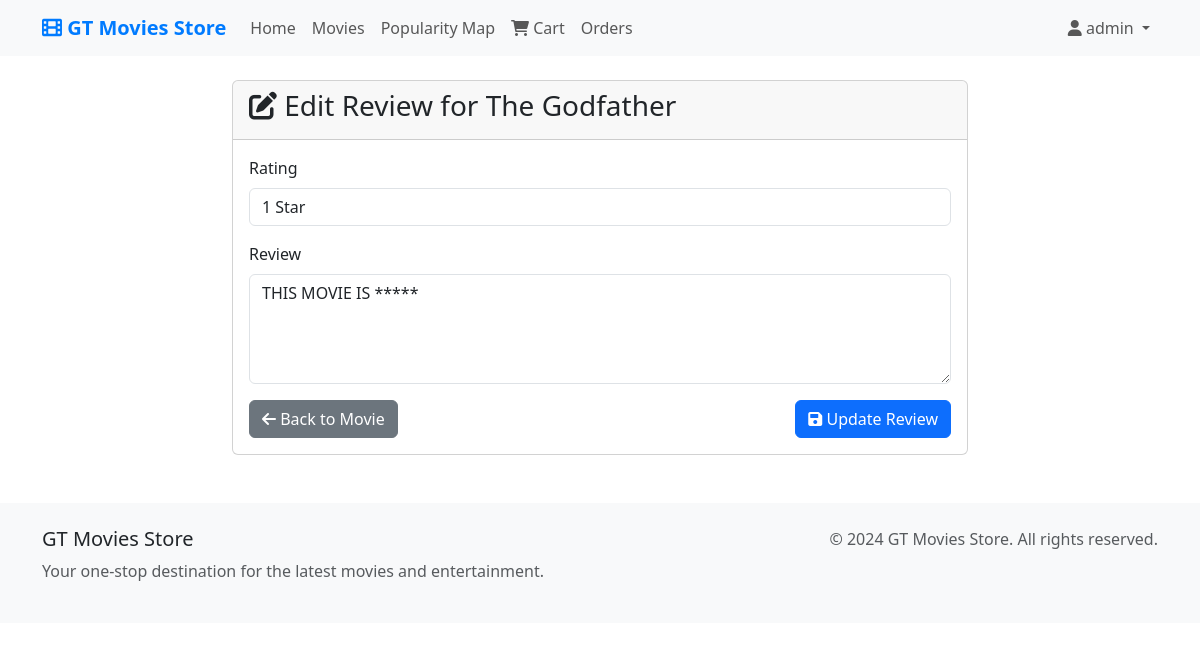
/reviews/8/edit/ (signed in), run on the app's committed database.
### store/models.py (models this page shows, shortened)
class Review(models.Model):
    RATING_CHOICES = [
        (1, '1 Star'),
        (2, '2 Stars'),
        (3, '3 Stars'),
        (4, '4 Stars'),
        (5, '5 Stars'),
    ]
    movie = models.ForeignKey(Movie, on_delete=models.CASCADE, related_name='reviews')
    user = models.ForeignKey(User, on_delete=models.CASCADE, related_name='reviews')
    rating = models.IntegerField(choices=RATING_CHOICES, validators=[MinValueValidator(1), MaxValueValidator(5)])
    content = models.TextField()
    is_reported = models.BooleanField(default=False, help_text="Mark as True when review is reported for inappropriate content")
    created_at = models.DateTimeField(auto_now_add=True)
    updated_at = models.DateTimeField(auto_now=True)
    class Meta:
        ordering = ['-created_at']
        unique_together = ['movie', 'user']  # One review per user per movie

class Movie(models.Model):
    GENRE_CHOICES = [
        ('action', 'Action'),
        ('adventure', 'Adventure'),
        ('animation', 'Animation'),
        ('comedy', 'Comedy'),
        ('crime', 'Crime'),
        ('documentary', 'Documentary'),
        ('drama', 'Drama'),
        ('family', 'Family'),
        ('fantasy', 'Fantasy'),
        ('horror', 'Horror'),
        ('mystery', 'Mystery'),
        ('romance', 'Romance'),
        ('sci-fi', 'Science Fiction'),
        ('thriller', 'Thriller'),
        ('western', 'Western'),
    ]
    RATING_CHOICES = [
        ('G', 'G - General Audiences'),
        ('PG', 'PG - Parental Guidance'),
        ('PG-13', 'PG-13 - Parents Strongly Cautioned'),
        ('R', 'R - Restricted'),
        ('NC-17', 'NC-17 - Adults Only'),
    ]
    title = models.CharField(max_length=200)
    price = models.DecimalField(max_digits=10, decimal_places=2, validators=[MinValueValidator(0.01)])
    description = models.TextField()
    image = models.ImageField(upload_to='movie_images/', blank=True, null=True)
    genre = models.CharField(max_length=20, choices=GENRE_CHOICES, default='drama')
    rating = models.CharField(max_length=5, choices=RATING_CHOICES, default='PG-13')
    director = models.CharField(max_length=200, blank=True)
    cast = models.TextField(blank=True, help_text="Enter cast members separated by commas")
    release_year = models.PositiveIntegerField(default=2024)
    duration = models.PositiveIntegerField(help_text="Duration in minutes", default=120)
    language = models.CharField(max_length=50, default='English')
    created_at = models.DateTimeField(auto_now_add=True)
    updated_at = models.DateTimeField(auto_now=True)
    class Meta:
        ordering = ['-created_at']

### store/views.py (the view)
# urls.py: path('reviews/<int:review_id>/edit/', views.edit_review, name='edit_review'),
@login_required
def edit_review(request, review_id):
    review = get_object_or_404(Review, id=review_id, user=request.user)
    if request.method == 'POST':
        form = ReviewForm(request.POST, instance=review)
        if form.is_valid():
            form.save()
            messages.success(request, 'Review updated successfully!')
            return redirect('movie_detail', movie_id=review.movie.id)
    else:
        form = ReviewForm(instance=review)
    return render(request, 'store/edit_review.html', {
        'form': form,
        'review': review,
    })

### store/forms.py
class ReviewForm(forms.ModelForm):
    class Meta:
        model = Review
        fields = ['rating', 'content']
        widgets = {
            'content': forms.Textarea(attrs={'rows': 4, 'class': 'form-control'}),
            'rating': forms.Select(attrs={'class': 'form-control'}),
        }

### store/models.py (called while the page is built)
    def get_movie_count(self):
        return self.movies.count()

### store/templates/store/edit_review.html (shortened to what this page needs)
{% extends 'store/base.html' %}
{% block content %}
<div class="row justify-content-center">
    <div class="col-md-8">
        <div class="card">
            <div class="card-header">
                <h3><i class="fas fa-edit"></i> Edit Review for {{ review.movie.title }}</h3>
            </div>
            <div class="card-body">
                <form method="post">
                    <div class="mb-3">
                        <label for="{{ form.rating.id_for_label }}" class="form-label">Rating</label>
                        {{ form.rating }}
                    </div>
                    <div class="mb-3">
                        <label for="{{ form.content.id_for_label }}" class="form-label">Review</label>
                        {{ form.content }}
                    </div>
                    <div class="d-flex justify-content-between">
                        <a href="{% url 'movie_detail' review.movie.id %}" class="btn btn-secondary">
                            <i class="fas fa-arrow-left"></i> Back to Movie
                        </a>
                        <button type="submit" class="btn btn-primary">
                            <i class="fas fa-save"></i> Update Review
                        </button>
                    </div>
                </form>
            </div>
        </div>
    </div>
</div>
{% endblock %}

### store/templates/store/base.html (shortened to what this page needs)
<!DOCTYPE html>
<html lang="en">
<head>
    <link href="https://cdn.jsdelivr.net/npm/bootstrap@5.3.0/dist/css/bootstrap.min.css" rel="stylesheet">
    <link href="https://cdnjs.cloudflare.com/ajax/libs/font-awesome/6.0.0/css/all.min.css" rel="stylesheet">
</head>
<body>
    <nav class="navbar navbar-expand-lg navbar-light bg-light">
        <div class="container">
            <a class="navbar-brand" href="{% url 'home' %}">
                <i class="fas fa-film"></i> GT Movies Store
            </a>
            <div class="collapse navbar-collapse" id="navbarNav">
                <ul class="navbar-nav me-auto">
                    <li class="nav-item">
                        <a class="nav-link" href="{% url 'home' %}">Home</a>
                    </li>
                    <li class="nav-item">
                        <a class="nav-link" href="{% url 'movie_list' %}">Movies</a>
                    </li>
                    <li class="nav-item">
                        <a class="nav-link" href="{% url 'popularity_map' %}">Popularity Map</a>
                    </li>
                    {% if user.is_authenticated %}
                    <li class="nav-item position-relative">
                        <a class="nav-link" href="{% url 'cart' %}">
                            <i class="fas fa-shopping-cart"></i> Cart
                        </a>
                    </li>
                    <li class="nav-item">
                        <a class="nav-link" href="{% url 'orders' %}">Orders</a>
                    </li>
                    {% endif %}
                </ul>
                <ul class="navbar-nav">
                    {% if user.is_authenticated %}
                    <li class="nav-item dropdown">
                        <a class="nav-link dropdown-toggle" href="#" id="navbarDropdown" role="button" data-bs-toggle="dropdown">
                            {% if user.profile.profile_picture %}
                                <img src="{{ user.profile.profile_picture.url }}"
                                     alt="{{ user.username }}"
                                     class="rounded-circle"
                                     style="width: 25px; height: 25px; object-fit: cover; margin-right: 5px;">
                            {% else %}
                                <i class="fas fa-user"></i>
                            {% endif %}
                            {{ user.username }}
                        </a>
                    </li>
                    {% endif %}
                </ul>
            </div>
        </div>
    </nav>
    <main class="container mt-4">
        {% block content %}{% endblock %}
    </main>
    <footer class="footer py-4 mt-5">
        <div class="container">
            <div class="row">
                <div class="col-md-6">
                    <h5>GT Movies Store</h5>
                    <p class="text-muted">Your one-stop destination for the latest movies and entertainment.</p>
                </div>
                <div class="col-md-6 text-md-end">
                    <p class="text-muted">&copy; 2024 GT Movies Store. All rights reserved.</p>
                </div>
            </div>
        </div>
    </footer>
</body>
</html>

### store/templates/store/base.html (style rules this page uses)
.navbar-brand { font-weight: bold; color: #007bff !important; }
.card { transition: transform 0.2s; }
.footer { background-color: #f8f9fa; margin-top: 50px; }

### data on the page
Review: movie "The Godfather", rating "1 Star", content "THIS MOVIE IS *****"

### other printed values
{{ user.username }} "admin"
